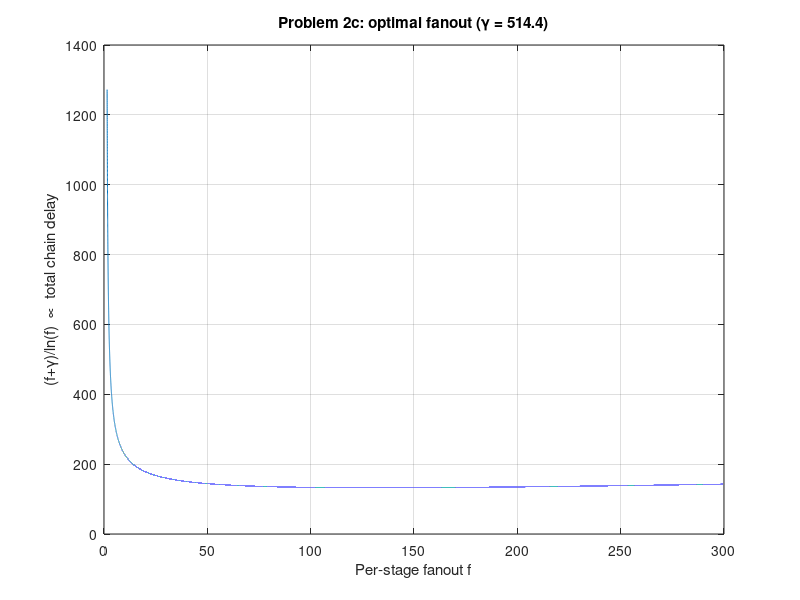

Recreate this plot in MATLAB.
gamma = 1000/1.944;          % normalized parasitic delay ≈ 514.4

f = linspace(1.5, 300, 100000);   % candidate fanouts
g = (f + gamma)./log(f);          % normalized chain delay metric

[gmin, idx] = min(g);
f_opt = f(idx);

fprintf('Optimal fanout f = %.2f, min delay metric = %.2f\n', f_opt, gmin);

plot(f, g);
xlabel('Per-stage fanout f');
ylabel('(f+\gamma)/ln(f)  \propto  total chain delay');
title(sprintf('Problem 2c: optimal fanout (\\gamma = %.1f)', gamma));
grid on;
